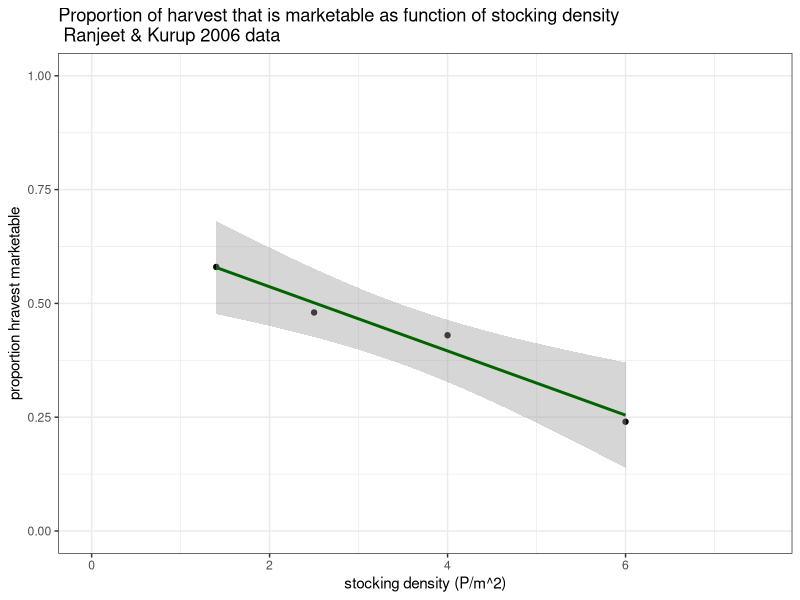
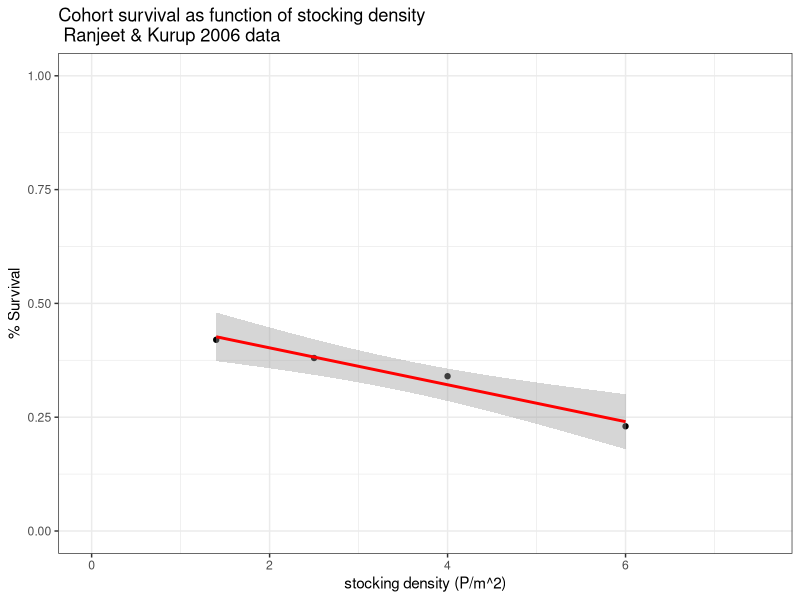
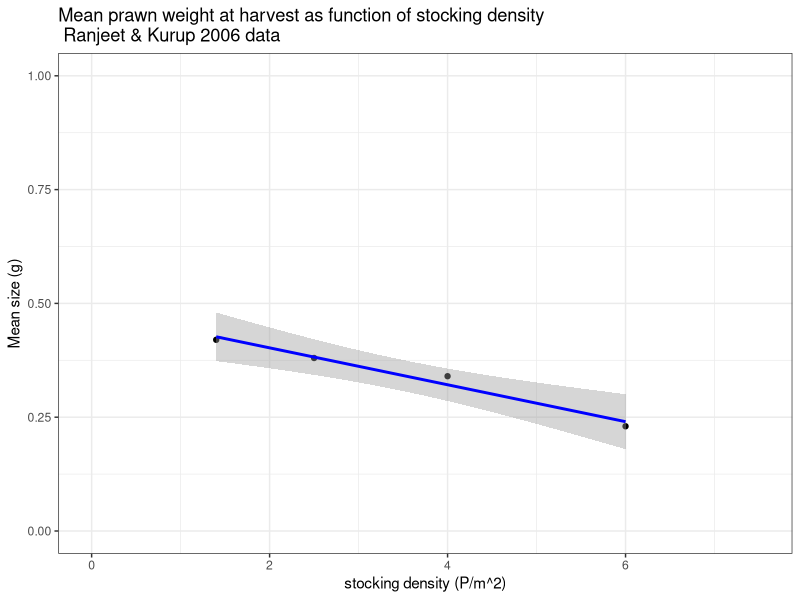
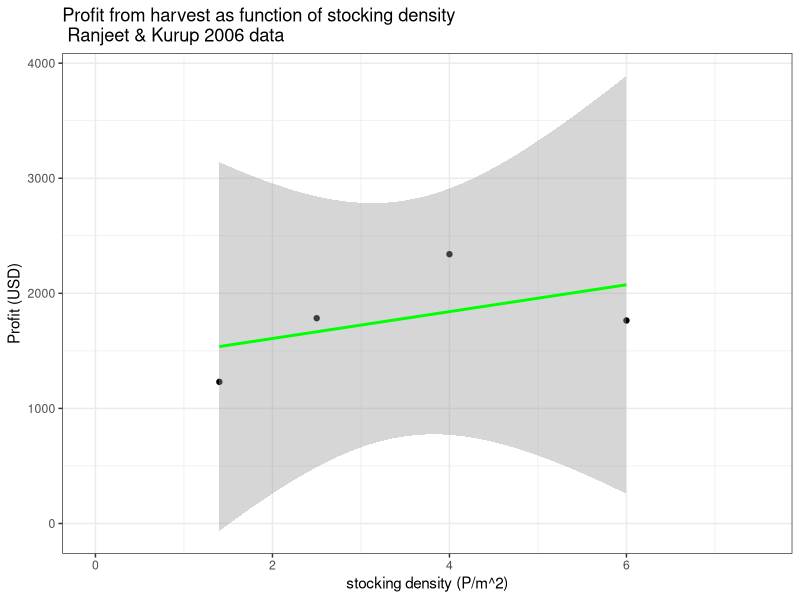

Recreate these plots in R, in order.
# Data from various aquaculture studies compiled for use in prawn aqauclture model #############
  require(ggplot2)

# Ranjeet and Kurup 2006 #######

rk06 = data.frame(dens_ha = c(14000, 25000, 40000, 60000),      # Stocking density per hectare (P_nought)    
                  dens = c(14000, 25000, 40000, 60000)/10000,   # Stocking density per m^2
                  surv = c(0.42, 0.38, 0.34, 0.23),             # proportion survival of all stocked prawns
                  marketable = c(0.58, 0.48, 0.43, 0.24),       # prportion of harvested prawns that were marketable
                  mean_B = c(56.8, 51.3, 41.2, 36.7),           # mean prawn mass in grams at harvest  
                  mean_B_perday = c(56.8, 51.3, 41.2, 36.7)/(8*30), # mean daily growth (in grams) 
                  harvest = c(320, 480, 630, 510),              # total prawns harvested in kg
                  market_harvest = c(278, 314, 460, 412),       # marketable prawns harvested in kg
                  profit = c(60166, 87216, 114408, 86241)/48.89)# profit per hectare converted from rupees (reported) to USD (48.89 ruppes/USD reported conversion)

  rk06$p_kg = rk06$profit / rk06$market_harvest                 # estimate of price: USD per kg marketable harvested

  ggplot(rk06, aes(x = dens, y = marketable)) + 
    theme_bw() +
    labs(x = 'stocking density (P/m^2)', y = 'proportion hravest marketable',
         title = 'Proportion of harvest that is marketable as function of stocking density \n Ranjeet & Kurup 2006 data') +
    xlim(0,7.5) +
    ylim(0,1) +
    geom_point() +
    stat_smooth(method = "lm", col = "darkgreen")
  
  eta.lm = lm(marketable ~ dens, data = rk06)
  
om.gg = ggplot(rk06, aes(x = dens, y = surv)) + 
                theme_bw() +
                labs(x = 'stocking density (P/m^2)', y = '% Survival',
                     title = 'Cohort survival as function of stocking density \n Ranjeet & Kurup 2006 data') +
                xlim(0,7.5) +
                ylim(0,1) +
                geom_point() +
                stat_smooth(method = "lm", col = "red")
  
om.gg

  om.lm = lm(surv ~ dens, data = rk06)
  
gam.gg = ggplot(rk06, aes(x = dens, y = surv)) + 
                  theme_bw() +
                  labs(x = 'stocking density (P/m^2)', y = 'Mean size (g)',
                       title = 'Mean prawn weight at harvest as function of stocking density \n Ranjeet & Kurup 2006 data') +
                  xlim(0,7.5) +
                  ylim(0,1) +
                  geom_point() +
                  stat_smooth(method = "lm", col = "blue")
gam.gg  

  gam.lm = lm(mean_B_perday ~ dens, data = rk06)

p.gg = ggplot(rk06, aes(x = dens, y = profit)) + 
            theme_bw() +
            labs(x = 'stocking density (P/m^2)', y = 'Profit (USD)',
                 title = 'Profit from harvest as function of stocking density \n Ranjeet & Kurup 2006 data') +
            xlim(0,7.5) +
            #ylim(0,1) +
            geom_point() +
            stat_smooth(method = "lm", col = "green")
  p.gg  
  
  gam.lm = lm(mean_B_perday ~ dens, data = rk06)
  
